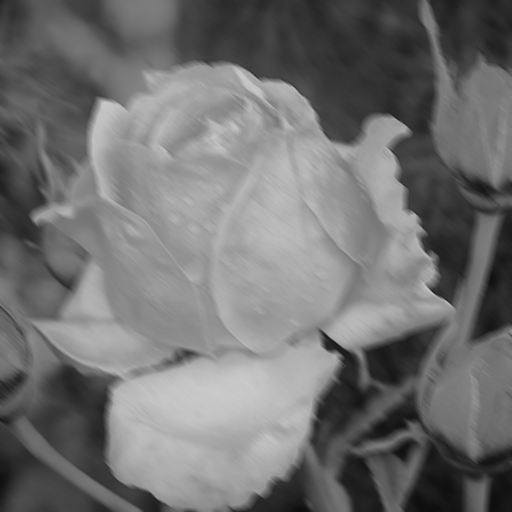
#> input picture Project 1/dew on roses (blurred).tif, 512 x 512 px, found by its file name
$ python project_1_deblurr.py
#> lines starting #> are read from the running program, lines starting #| are printed output that depends on the picture
import numpy as np
import os
import cv2
import matplotlib.pyplot as plt
import matplotlib.pyplot as plt2
import math
import cmath


#400 0.003 - 0.001
img = cv2.imread("dew on roses (blurred).tif", -1)
#> img is the input picture: shape (512, 512); min 13, max 203, mean 113.1
m , n = img.shape
#> m = 512; n = 512
kernel = [[1 for x in range(m)] for y in range(n)]
a = 0.01
b = a / math.tan(45*math.pi/180)
for u in range(m):
    for v in range(n):
        t = u - m/2
        s = v - n/2
        term = math.pi*(t*a+s*b)
        if term == 0:
            kernel[u][v] = 1
        else:
            kernel[u][v] = (1/term) * math.sin(term) * math.e**(-1j*term) #*8000


#print("hola")

f1 = np.fft.fft2(img)
fshift1 = np.fft.fftshift(f1)
#deb = fshift1 / kernel
magnitude_spectrum1 = 20*np.log(np.abs(fshift1) + 1)
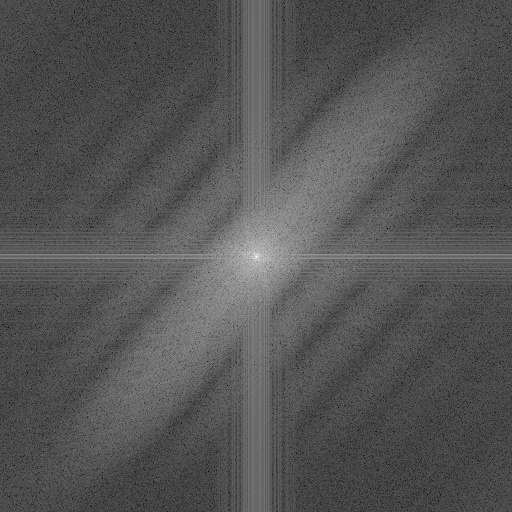
#> magnitude_spectrum1: shape (512, 512) float64; min 8.85, max 344.1, mean 120.5; drawn with min black and max white
deb = fshift1 / kernel

'''
h = np.fft.fft2(kernel)
hfshift1 = np.fft.fftshift(h)
#deb = fshift1 / kernel
hmagnitude_spectrum1 = 20*np.log(np.abs(hfshift1) + 1)
'''

crow,ccol = m/2 , n/2
#> crow = 256; ccol = 256
for r in range(m):
    for c in range(n):
        if math.sqrt((r-crow)**2+(c-ccol)**2) >45 :
            deb[r][c] = 0


hmagnitude_spectrum1 = 20*np.log(np.abs(kernel) + 1)

f_ishift = np.fft.ifftshift(deb)
img_back = np.fft.ifft2(f_ishift)
cured = np.abs(img_back)
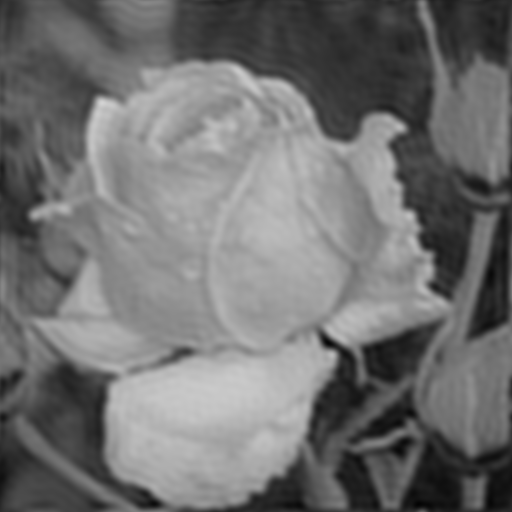
#> cured: shape (512, 512) float64; min 3.86, max 211.1, mean 113.1

o = np.array(np.abs(fshift1))
p = np.array(np.abs(kernel))

'''
y = cured.ravel()
##################################

n = len(y) # length of the signal
k = np.arange(n)
T = 1
frq = k/T # two sides frequency range
frq = frq[range(math.floor(n/2))] # one side frequency range

Y = np.fft.fft(y)/n # fft computing and normalization
Y = Y[range(math.floor(n/2))]
'''

fig, ax = plt2.subplots(2, 1)
ax[0].plot(o[:,200])
ax[0].plot(p[:,200],'r')
ax[0].set_xlabel('Time')
ax[0].set_ylabel('Amplitude')
ax[1].plot(o[387,:])
ax[1].plot(p[387,:],'r')
ax[1].set_xlabel('Freq (Hz)')
ax[1].set_ylabel('|Y(freq)|')
plt2.show()
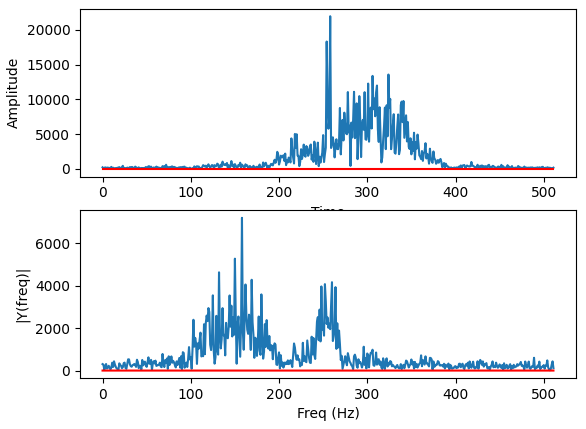
#> figure drawn by matplotlib, 2 panels; panel 1: curve peaks at x = 258, y = 21960.1; panel 1: curve peaks at x = 312, y = 1; panel 2: curve peaks at x = 158, y = 7209; panel 2: curve peaks at x = 125, y = 1
#plot_url = py.plot_mpl(fig, filename='mpl-basic-fft')
##################################


plt.subplot(3,2,1), plt.imshow(img,'gray')
plt.title('1. Original'), plt.xticks([]), plt.yticks([])
cv2.imwrite('data_4/1.tif',img)

plt.subplot(3,2,2), plt.imshow(magnitude_spectrum1,'gray')
plt.title('2. DFT'), plt.xticks([]), plt.yticks([])
cv2.imwrite('data_4/2.tif',magnitude_spectrum1)

plt.subplot(3,2,3), plt.imshow(cured,'gray')
plt.title('3. Deblurred'), plt.xticks([]), plt.yticks([])
cv2.imwrite('data_4/3.tif',cured)

plt.subplot(3,2,4), plt.imshow(hmagnitude_spectrum1,'gray')
plt.title('4. H function'), plt.xticks([]), plt.yticks([])
cv2.imwrite('data_4/4.tif',hmagnitude_spectrum1)
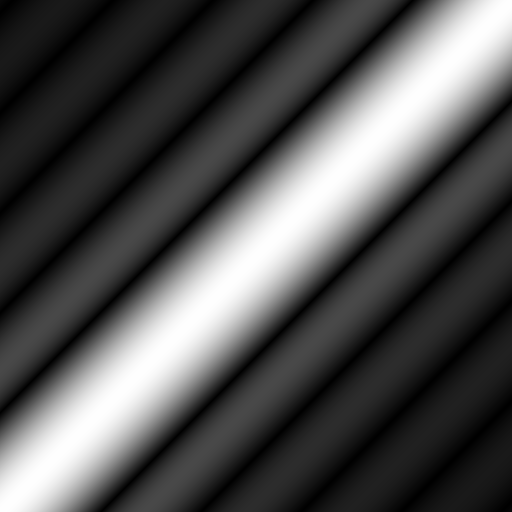
#> saved as 4.tif: shape (512, 512) float64; min 0, max 13.86, mean 4.41; drawn with min black and max white

#plt.subplot(3,2,4), plt2.plot(frq,abs(Y),'r')
#plt.title('3. 1D fft'), plt.xticks([]), plt.yticks([])
#cv2.imwrite('data_4/4.tif',cured)

cv2.waitKey(0)
plt.show()
